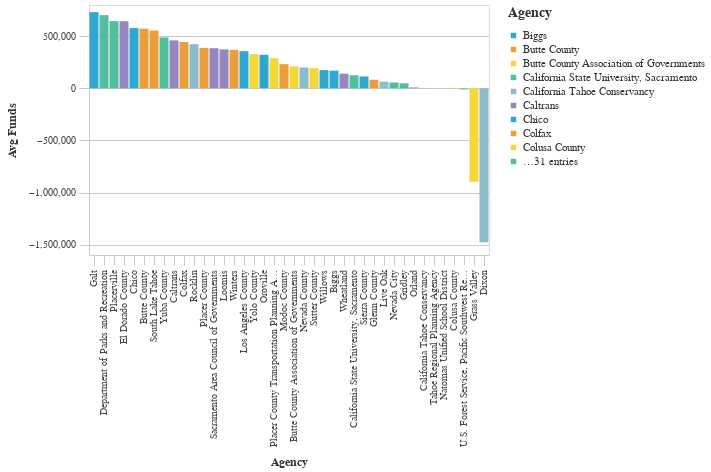

Notebook code for this chart:
### Code cell
#Bar chart Bottom Average Total Requested Funds by Agency
avg_funds_bottom = (df>>group_by(_.primary_agency_name)>>summarize(avg_funds=_.adjusted_total_requested.mean())>>arrange(-_.avg_funds)).tail(50)

chart5=( _dla_utils_reports.basic_bar_chart_no_save((avg_funds_bottom.tail(40)), 'primary_agency_name','avg_funds', 'primary_agency_name', district))
    
display(HTML("<h4><strong>Lowest Average Total Funds by Agency ($2021)</strong></h4>"))
chart5

### Figure 1 — Vega-Lite specification as saved in the notebook (floating-point values rounded to 4 significant figures)
{"config": {"view": {"continuousWidth": 400, "continuousHeight": 300}, "axis": {"domainColor": "#cbcbcb", "grid": true, "gridColor": "#cbcbcb", "gridWidth": 1, "labelColor": "#474747", "labelFont": "Nunito Sans", "labelFontSize": 10, "labelPadding": 4, "tickColor": "#cbcbcb", "tickSize": 10, "titleColor": "#333", "titleFont": "Raleway", "titleFontSize": 12, "titlePadding": 10}, "axisBand": {"grid": false}, "background": "white", "font": "Raleway", "header": {"labelFont": "Nunito Sans", "titleFont": "Raleway"}, "legend": {"labelColor": "#333", "labelFont": "Nunito Sans", "labelFontSize": 11, "labelLimit": 0, "padding": 1, "symbolSize": 30, "symbolType": "square", "titleColor": "#333", "titleFont": "Raleway", "titleFontSize": 14, "titlePadding": 10}, "title": {"anchor": "middle", "font": "Raleway", "fontSize": 18, "fontWeight": 300, "offset": 20}}, "data": {"name": "data-d9ed75575264f402d29533f2f9d32839"}, "mark": "bar", "encoding": {"color": {"field": "primary_agency_name", "legend": {"symbolLimit": 10, "title": "Agency"}, "scale": {"range": ["#2EA8CE", "#EB9F3C", "#F4D837", "#51BF9D", "#8CBCCB", "#9487C0"]}, "type": "nominal"}, "tooltip": [{"field": "primary_agency_name", "type": "nominal"}, {"field": "avg_funds", "type": "quantitative"}], "x": {"field": "primary_agency_name", "sort": "-y", "title": "Agency", "type": "nominal"}, "y": {"field": "avg_funds", "title": "Avg Funds", "type": "quantitative"}}, "height": 250, "width": 400, "$schema": "https://vega.github.io/schema/vega-lite/v4.17.0.json", "datasets": {"data-d9ed75575264f402d29533f2f9d32839": [{"primary_agency_name": "Galt", "avg_funds": 731700.0}, {"primary_agency_name": "Department of Parks and Recreation", "avg_funds": 702500.0}, {"primary_agency_name": "Placerville", "avg_funds": 645400.0}, {"primary_agency_name": "El Dorado County", "avg_funds": 644000.0}, {"primary_agency_name": "Chico", "avg_funds": 578500.0}, {"primary_agency_name": "Butte County", "avg_funds": 573200.0}, {"primary_agency_name": "South Lake Tahoe", "avg_funds": 555100.0}, {"primary_agency_name": "Yuba County", "avg_funds": 488800.0}, {"primary_agency_name": "Caltrans", "avg_funds": 460200.0}, {"primary_agency_name": "Colfax", "avg_funds": 444800.0}, {"primary_agency_name": "Rocklin", "avg_funds": 423600.0}, {"primary_agency_name": "Placer County", "avg_funds": 388600.0}, {"primary_agency_name": "Sacramento Area Council of Governments", "avg_funds": 385200.0}, {"primary_agency_name": "Loomis", "avg_funds": 374300.0}, {"primary_agency_name": "Winters", "avg_funds": 369000.0}, {"primary_agency_name": "Los Angeles County", "avg_funds": 356700.0}, {"primary_agency_name": "Yolo County", "avg_funds": 328400.0}, {"primary_agency_name": "Oroville", "avg_funds": 322100.0}, {"primary_agency_name": "Placer County Transportation Planning Agency", "avg_funds": 289600.0}, {"primary_agency_name": "Modoc County", "avg_funds": 232000.0}, {"primary_agency_name": "Butte County Association of Governments", "avg_funds": 211000.0}, {"primary_agency_name": "Nevada County", "avg_funds": 200700.0}, {"primary_agency_name": "Sutter County", "avg_funds": 195500.0}, {"primary_agency_name": "Willows", "avg_funds": 175000.0}, {"primary_agency_name": "Biggs", "avg_funds": 169600.0}, {"primary_agency_name": "Wheatland", "avg_funds": 140500.0}, {"primary_agency_name": "California State University, Sacramento", "avg_funds": 125700.0}, {"primary_agency_name": "Sierra County", "avg_funds": 113700.0}, {"primary_agency_name": "Glenn County", "avg_funds": 82740.0}, {"primary_agency_name": "Live Oak", "avg_funds": 63830.0}, {"primary_agency_name": "Nevada City", "avg_funds": 56130.0}, {"primary_agency_name": "Gridley", "avg_funds": 48140.0}, {"primary_agency_name": "Orland", "avg_funds": 8832.0}, {"primary_agency_name": "California Tahoe Conservancy", "avg_funds": 3841.0}, {"primary_agency_name": "Tahoe Regional Planning Agency", "avg_funds": 0.0}, {"primary_agency_name": "Natomas Unified School District", "avg_funds": -491.8}, {"primary_agency_name": "Colusa County", "avg_funds": -5235.0}, {"primary_agency_name": "U.S. Forest Service, Pacific Southwest Region", "avg_funds": -11630.0}, {"primary_agency_name": "Grass Valley", "avg_funds": -897100.0}, {"primary_agency_name": "Dixon", "avg_funds": -1478000.0}]}}
